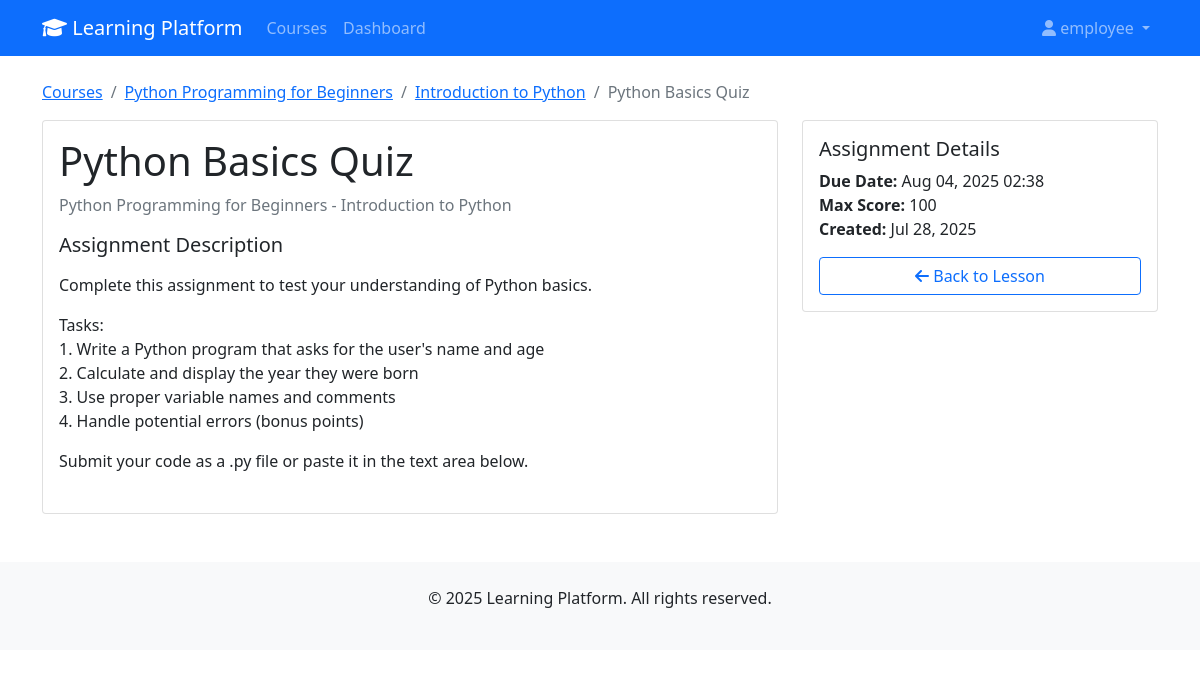
Screenshot of /assignments/1/ (signed in) with the database file from the repository.
### courses/models.py (models this page shows, shortened)
class User(AbstractUser):
    ROLE_CHOICES = [
        ("student", "Student"),
        ("instructor", "Instructor"),
        ("employee", "Employee"),
    ]
    role = models.CharField(max_length=20, choices=ROLE_CHOICES, default="student")

class Assignment(models.Model):
    lesson = models.ForeignKey(
        Lesson, on_delete=models.CASCADE, related_name="assignments"
    )
    title = models.CharField(max_length=200)
    description = models.TextField()
    due_date = models.DateTimeField()
    max_score = models.PositiveIntegerField(default=100)
    created_date = models.DateTimeField(auto_now_add=True)

class Lesson(models.Model):
    course = models.ForeignKey(Course, on_delete=models.CASCADE, related_name="lessons")
    title = models.CharField(max_length=200)
    description = models.TextField(blank=True)
    video_url = models.URLField(
        blank=True, help_text="External video link (YouTube, Vimeo, etc.)"
    )
    video_file = models.FileField(upload_to="lesson_videos/", blank=True, null=True)
    pdf_file = models.FileField(upload_to="lesson_pdfs/", blank=True, null=True)
    order = models.PositiveIntegerField(default=0)
    created_date = models.DateTimeField(auto_now_add=True)
    class Meta:
        ordering = ["order", "created_date"]

class Course(models.Model):
    title = models.CharField(max_length=200)
    description = models.TextField()
    instructor = models.ForeignKey(
        Instructor, on_delete=models.CASCADE, related_name="courses"
    )
    category = models.ForeignKey(
        Category, on_delete=models.CASCADE, related_name="courses"
    )
    tags = models.ManyToManyField(Tag, blank=True, related_name="courses")
    price = models.DecimalField(max_digits=10, decimal_places=2, default=0.00)
    image = models.ImageField(upload_to="course_images/", blank=True, null=True)
    published = models.BooleanField(default=False)
    created_date = models.DateTimeField(auto_now_add=True)
    updated_date = models.DateTimeField(auto_now=True)
    class Meta:
        ordering = ["-created_date"]

### courses/views.py (the view, shortened to what this page needs)
# urls.py: path('assignments/<int:pk>/', views.assignment_detail, name='assignment_detail'),
@login_required
def assignment_detail(request, pk):
    assignment = get_object_or_404(Assignment, pk=pk)
    submission = None
    context = {
        "assignment": assignment,
        "submission": submission,
    }
    return render(request, "courses/assignment_detail.html", context)

### templates/courses/assignment_detail.html (shortened to what this page needs)
{% extends 'base.html' %}
{% block content %}
<nav aria-label="breadcrumb">
    <ol class="breadcrumb">
        <li class="breadcrumb-item"><a href="{% url 'course_list' %}">Courses</a></li>
        <li class="breadcrumb-item"><a href="{% url 'course_detail' assignment.lesson.course.pk %}">{{ assignment.lesson.course.title }}</a></li>
        <li class="breadcrumb-item"><a href="{% url 'lesson_detail' assignment.lesson.pk %}">{{ assignment.lesson.title }}</a></li>
        <li class="breadcrumb-item active">{{ assignment.title }}</li>
    </ol>
</nav>
<div class="row">
    <div class="col-md-8">
        <div class="card">
            <div class="card-body">
                <h1>{{ assignment.title }}</h1>
                <p class="text-muted">{{ assignment.lesson.course.title }} - {{ assignment.lesson.title }}</p>
                <div class="mb-4">
                    <h5>Assignment Description</h5>
                    <p>{{ assignment.description|linebreaks }}</p>
                </div>
            </div>
        </div>
    </div>
    <div class="col-md-4">
        <div class="card">
            <div class="card-body">
                <h5>Assignment Details</h5>
                <ul class="list-unstyled">
                    <li><strong>Due Date:</strong> {{ assignment.due_date|date:"M d, Y H:i" }}</li>
                    <li><strong>Max Score:</strong> {{ assignment.max_score }}</li>
                    <li><strong>Created:</strong> {{ assignment.created_date|date:"M d, Y" }}</li>
                </ul>
                <div class="mt-3">
                    <a href="{% url 'lesson_detail' assignment.lesson.pk %}" class="btn btn-outline-primary w-100">
                        <i class="fas fa-arrow-left"></i> Back to Lesson
                    </a>
                </div>
            </div>
        </div>
    </div>
</div>
{% endblock %}

### templates/base.html (shortened to what this page needs)
<!DOCTYPE html>
<html lang="en">
  <head>
    <link
      href="https://cdn.jsdelivr.net/npm/bootstrap@5.1.3/dist/css/bootstrap.min.css"
      rel="stylesheet"
    />
    <link
      href="https://cdnjs.cloudflare.com/ajax/libs/font-awesome/6.0.0/css/all.min.css"
      rel="stylesheet"
    />
  </head>
  <body>
    <nav class="navbar navbar-expand-lg navbar-dark bg-primary">
      <div class="container">
        <a class="navbar-brand" href="{% url 'home' %}">
          <i class="fas fa-graduation-cap"></i> Learning Platform
        </a>
        <div class="collapse navbar-collapse" id="navbarNav">
          <ul class="navbar-nav me-auto">
            <li class="nav-item">
              <a class="nav-link" href="{% url 'course_list' %}">Courses</a>
            </li>
            {% if user.is_authenticated %}
            <li class="nav-item">
              <a class="nav-link" href="{% url 'dashboard' %}">Dashboard</a>
            </li>
             {% endif %}
          </ul>
          <ul class="navbar-nav">
            {% if user.is_authenticated %}
            <li class="nav-item dropdown">
              <a
                class="nav-link dropdown-toggle"
                href="#"
                id="navbarDropdown"
                role="button"
                data-bs-toggle="dropdown"
              >
                <i class="fas fa-user"></i> {{ user.username }}
              </a>
            </li>
            {% endif %}
          </ul>
        </div>
      </div>
    </nav>
    <main class="container mt-4">
       {% block content %} {% endblock %}
    </main>
    <footer class="bg-light mt-5 py-4">
      <div class="container text-center">
        <p>&copy; 2025 Learning Platform. All rights reserved.</p>
      </div>
    </footer>
  </body>
</html>

### rows the page displays
User: username "employee"
Assignment: lesson.course "Python Programming for Beginners", lesson "Introduction to Python", title "Python Basics Quiz", description "Complete this assignment to test your understanding of Python basics. Tasks: 1. Write a Python program that asks for the user's name and age 2. Calculate and display the year they were born 3. Use proper variable names and comments 4. Handle potential errors (bonus points) Submit your code as a .py file or paste it in the text area below.", due_date "Aug 04, 2025 02:38", max_score "100", created_date "Jul 28, 2025"
